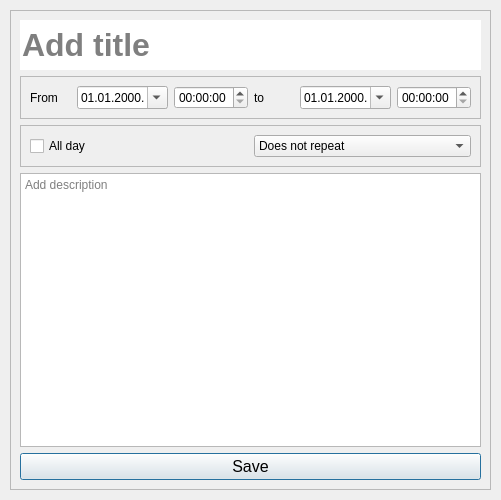
<?xml version="1.0" encoding="UTF-8"?>
<ui version="4.0">
 <class>AddTaskForm</class>
 <widget class="QDialog" name="AddTaskForm">
  <property name="geometry">
   <rect>
    <x>0</x>
    <y>0</y>
    <width>501</width>
    <height>500</height>
   </rect>
  </property>
  <property name="windowTitle">
   <string>Add New Task</string>
  </property>
  <layout class="QGridLayout" name="gridLayout">
   <property name="leftMargin">
    <number>10</number>
   </property>
   <property name="topMargin">
    <number>10</number>
   </property>
   <property name="rightMargin">
    <number>10</number>
   </property>
   <property name="bottomMargin">
    <number>10</number>
   </property>
   <property name="spacing">
    <number>5</number>
   </property>
   <item row="0" column="0">
    <widget class="QScrollArea" name="scrollArea">
     <property name="widgetResizable">
      <bool>true</bool>
     </property>
     <widget class="QWidget" name="scrollAreaWidgetContents">
      <property name="geometry">
       <rect>
        <x>0</x>
        <y>0</y>
        <width>479</width>
        <height>478</height>
       </rect>
      </property>
      <layout class="QGridLayout" name="gridLayout_2">
       <item row="1" column="0">
        <widget class="QFrame" name="frame_2">
         <property name="frameShape">
          <enum>QFrame::StyledPanel</enum>
         </property>
         <property name="frameShadow">
          <enum>QFrame::Raised</enum>
         </property>
         <layout class="QHBoxLayout" name="horizontalLayout_2">
          <item>
           <widget class="QLabel" name="label_3">
            <property name="text">
             <string>From</string>
            </property>
           </widget>
          </item>
          <item>
           <widget class="QDateEdit" name="dateEdit">
            <property name="displayFormat">
             <string>dd.MM.yyyy.</string>
            </property>
            <property name="calendarPopup">
             <bool>true</bool>
            </property>
           </widget>
          </item>
          <item>
           <widget class="QTimeEdit" name="timeEdit">
            <property name="timeSpec">
             <enum>Qt::LocalTime</enum>
            </property>
           </widget>
          </item>
          <item>
           <widget class="QLabel" name="label">
            <property name="text">
             <string>to</string>
            </property>
           </widget>
          </item>
          <item>
           <widget class="QDateEdit" name="dateEdit_2">
            <property name="displayFormat">
             <string>dd.MM.yyyy.</string>
            </property>
            <property name="calendarPopup">
             <bool>true</bool>
            </property>
           </widget>
          </item>
          <item>
           <widget class="QTimeEdit" name="timeEdit_2"/>
          </item>
         </layout>
        </widget>
       </item>
       <item row="7" column="0">
        <widget class="QPushButton" name="pushButton">
         <property name="font">
          <font>
           <pointsize>12</pointsize>
          </font>
         </property>
         <property name="text">
          <string>Save</string>
         </property>
        </widget>
       </item>
       <item row="0" column="0">
        <widget class="QLineEdit" name="lineEdit">
         <property name="minimumSize">
          <size>
           <width>0</width>
           <height>50</height>
          </size>
         </property>
         <property name="font">
          <font>
           <pointsize>24</pointsize>
           <weight>75</weight>
           <bold>true</bold>
          </font>
         </property>
         <property name="maxLength">
          <number>1024</number>
         </property>
         <property name="frame">
          <bool>false</bool>
         </property>
         <property name="placeholderText">
          <string>Add title</string>
         </property>
        </widget>
       </item>
       <item row="6" column="0">
        <widget class="QPlainTextEdit" name="plainTextEdit">
         <property name="placeholderText">
          <string>Add description</string>
         </property>
        </widget>
       </item>
       <item row="5" column="0">
        <widget class="QFrame" name="frame">
         <property name="frameShape">
          <enum>QFrame::StyledPanel</enum>
         </property>
         <property name="frameShadow">
          <enum>QFrame::Raised</enum>
         </property>
         <layout class="QHBoxLayout" name="horizontalLayout">
          <item>
           <widget class="QCheckBox" name="checkBox">
            <property name="text">
             <string>All day</string>
            </property>
           </widget>
          </item>
          <item>
           <widget class="QComboBox" name="comboBox">
            <item>
             <property name="text">
              <string>Does not repeat</string>
             </property>
            </item>
            <item>
             <property name="text">
              <string>Daily</string>
             </property>
            </item>
            <item>
             <property name="text">
              <string>Weekly</string>
             </property>
            </item>
            <item>
             <property name="text">
              <string>Monthly</string>
             </property>
            </item>
            <item>
             <property name="text">
              <string>Annually</string>
             </property>
            </item>
           </widget>
          </item>
         </layout>
        </widget>
       </item>
      </layout>
     </widget>
    </widget>
   </item>
  </layout>
 </widget>
 <resources/>
 <connections/>
</ui>
